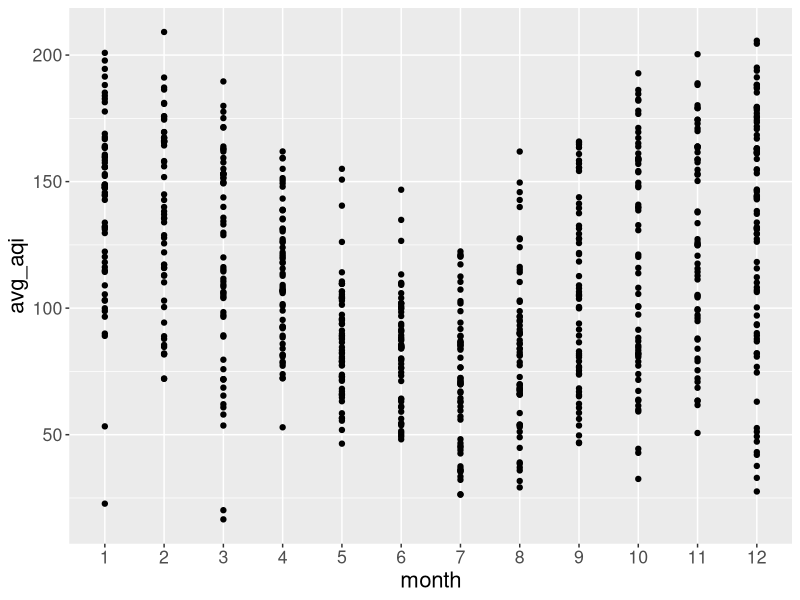
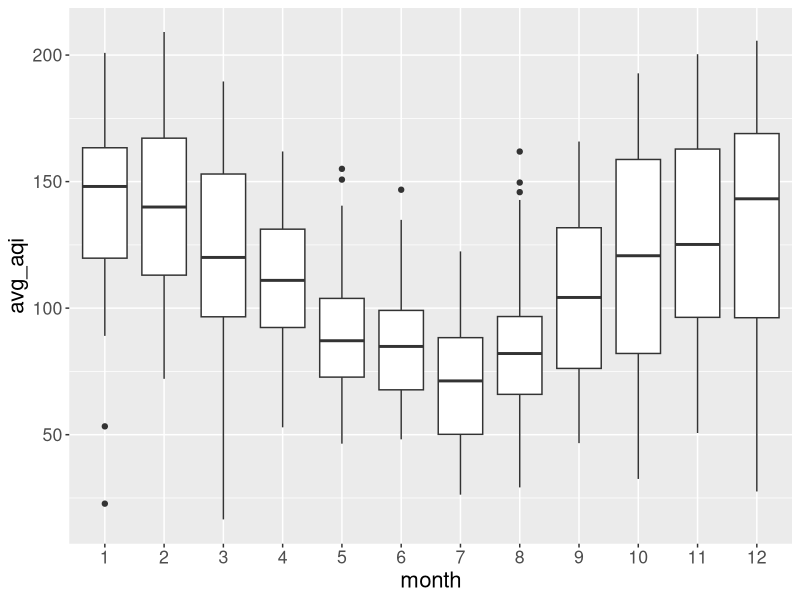
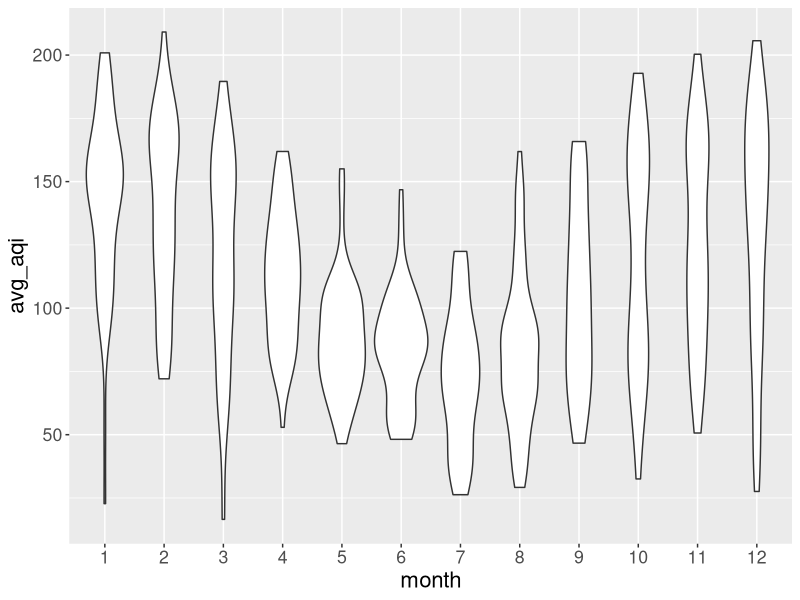
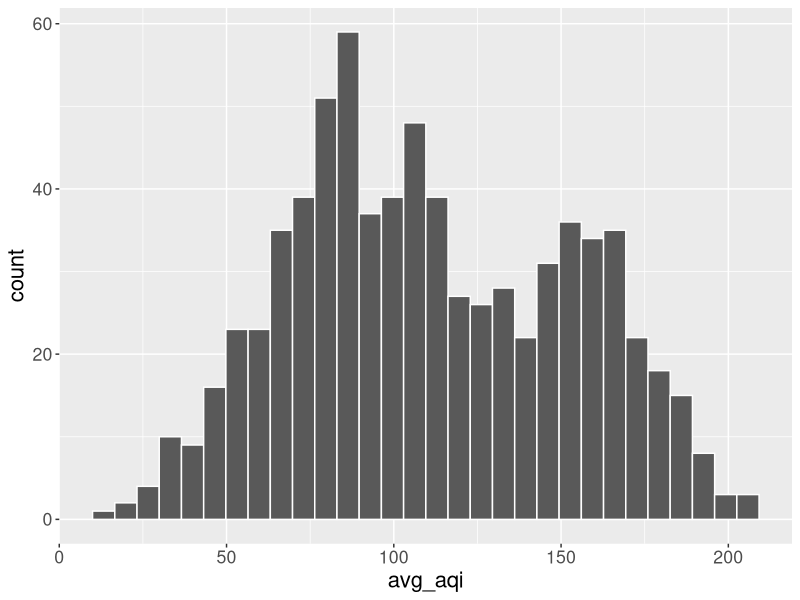
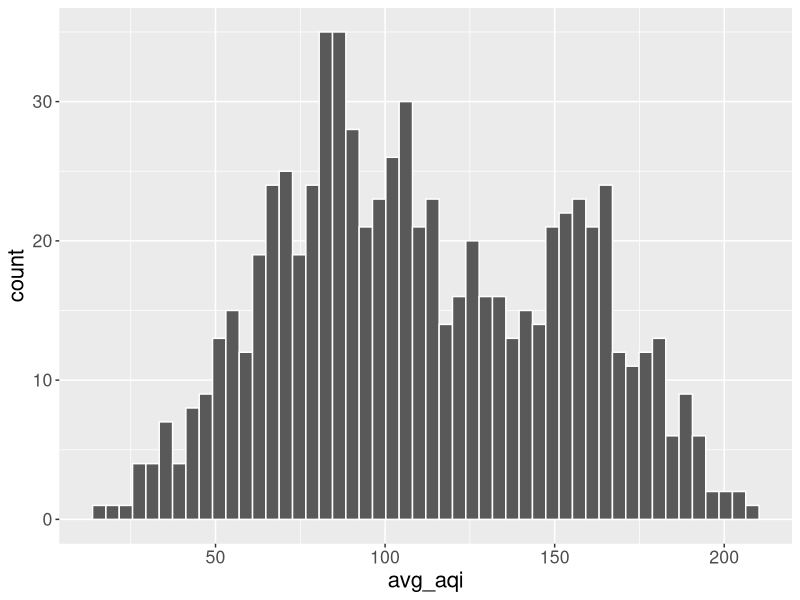
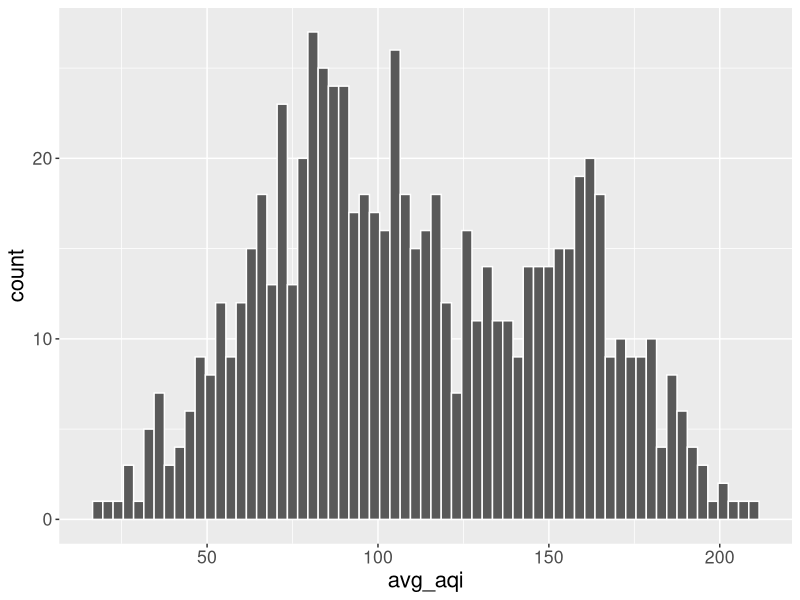
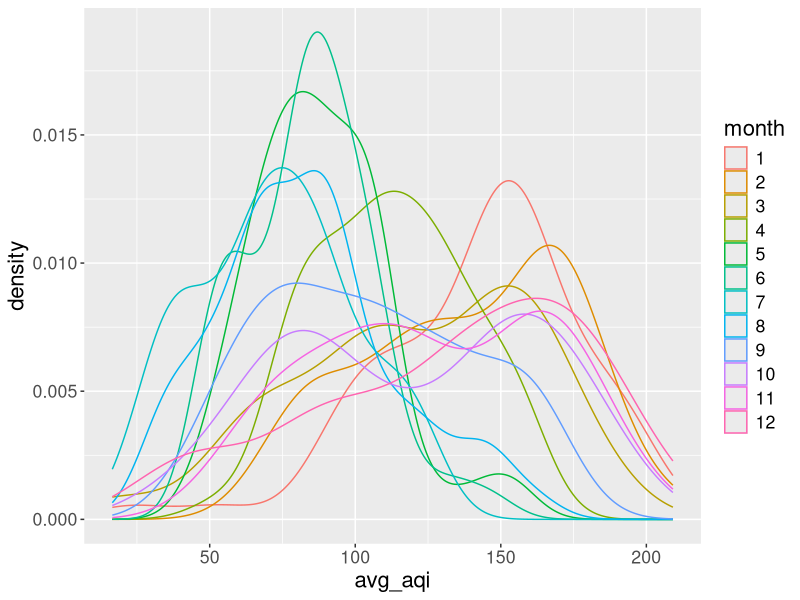
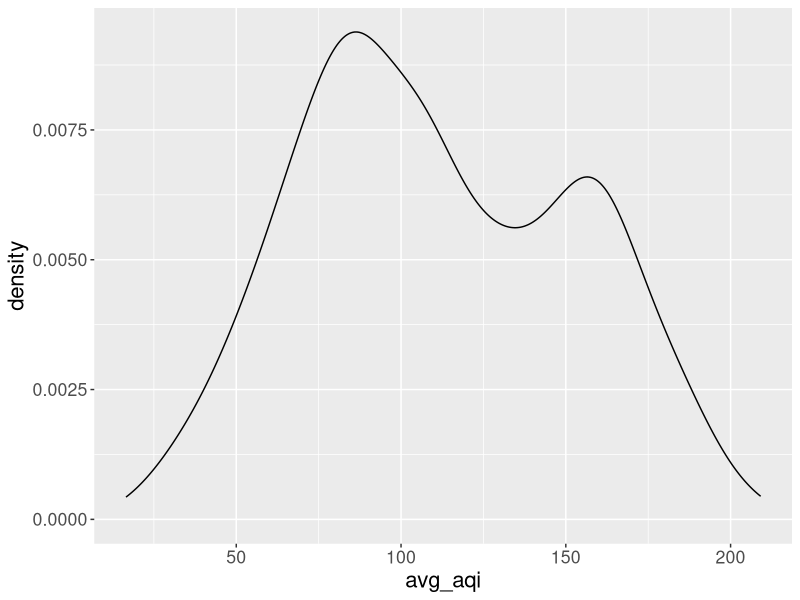

Here is the R script that generated these plots, in order:
## ---- chunk 1
options(htmltools.dir.version = FALSE, width = 90)
# knitr::opts_chunk$set(comment = "", message = FALSE, warning = FALSE, dev = "svg", fig.align = "center")
knitr::opts_chunk$set(fig.width=4.25, fig.height=3.5, fig.retina=3, fig.align = "center",
                      message=FALSE, warning=FALSE, cache = TRUE, 
                      autodep = TRUE, hiline=TRUE, dev = "svg")
library(readr)
library(dplyr)
library(ggplot2)
## ---- chunk 2
air_quality <- read_csv("air-quality.csv")
weather <- read_csv("hanoi_weather_history.csv")

air_quality <- air_quality %>%
    group_by(date, year, month, day) %>%
    summarise(avg_aqi = mean(aqi, na.rm = TRUE)) %>%
    ungroup() %>%
    left_join(
        select(weather, date, min_temp, max_temp,
               max_steady_wind, description)
        )

air_quality <- air_quality %>%
    mutate(month = factor(month),
           year = factor(year),
           day = factor(day))
## ---- chunk 3
knitr::kable(air_quality, format = "html")
## ---- chunk 4

## ---- chunk 5

## ---- chunk 6

## ---- chunk 7

## ---- chunk 8

## ---- chunk 9

## ---- chunk 10

## ---- chunk 11

## ---- chunk 12

## ---- chunk 13

## ---- chunk 14
head(colors(), 30) # print out the first 30 colors
## ---- chunk 15

## ---- chunk 16

## ---- chunk 17

## ---- chunk 18

## ---- chunk 19

## ---- chunk 20

## ---- chunk 21

## ---- chunk 22

## ---- chunk 23
ggplot(air_quality, aes(month, avg_aqi)) +
    geom_point() +
    theme(text = element_text(size = 16))
## ---- chunk 24
ggplot(air_quality, aes(month, avg_aqi)) +
    geom_boxplot() +
    theme(text = element_text(size = 16))
## ---- chunk 25
ggplot(air_quality, aes(month, avg_aqi)) +
    geom_violin() +
    theme(text = element_text(size = 16))
## ---- chunk 26
ggplot(air_quality, aes(x = avg_aqi)) +
    geom_histogram(color = "white") +
    theme(text = element_text(size = 16))
## ---- chunk 27
ggplot(air_quality, aes(x = avg_aqi)) +
    geom_histogram(color = "white", bins = 50) +
    theme(text = element_text(size = 16))
## ---- chunk 28
ggplot(air_quality, aes(x = avg_aqi)) +
    geom_histogram(color = "white", binwidth = 3) +
    theme(text = element_text(size = 16))
## ---- chunk 29
ggplot(air_quality, aes(x = avg_aqi, color = month)) +
    geom_density() +
    theme(text = element_text(size = 16))
## ---- chunk 30
ggplot(air_quality, aes(x = avg_aqi)) +
    geom_density() +
    theme(text = element_text(size = 16))
## ---- chunk 31
ggplot(air_quality, aes(x = avg_aqi, color = month)) +
    geom_density() +
    theme(text = element_text(size = 16))
## ---- chunk 32
ggplot(air_quality, aes(x = avg_aqi, group = month)) +
    geom_density() +
    theme(text = element_text(size = 16))
## ---- chunk 33
ggplot(air_quality) +
    geom_point(aes(min_temp, avg_aqi)) +
    geom_line(aes(min_temp, avg_aqi)) +
    theme(text = element_text(size = 16))
## ---- chunk 34
ggplot(air_quality, aes(min_temp, avg_aqi)) +
    geom_point() +
    geom_line() +
    theme(text = element_text(size = 16))
## ---- chunk 35
ggplot(air_quality, aes(min_temp, avg_aqi)) +
    geom_point(aes(color = month)) +
    geom_line() +
    theme(text = element_text(size = 16))
## ---- chunk 36
ggplot(air_quality, aes(min_temp, avg_aqi)) +
    geom_point(aes(color = month)) +
    geom_line(data = filter(air_quality, min_temp < 20)) +
    theme(text = element_text(size = 16))
## ---- chunk 37
ggplot(air_quality, aes(date, avg_aqi)) +
    geom_line() +
    theme(text = element_text(size = 16))
## ---- chunk 38
ggplot(weather, aes(date, min_temp)) +
    geom_line() +
    theme(text = element_text(size = 16))
## ---- chunk 39
air_quality %>% 
    group_by(day, month) %>% 
    summarise(avg_aqi = median(avg_aqi, na.rm= TRUE)) %>% 
    ungroup() %>% 
    ggplot(aes(day, month, fill = avg_aqi)) +
    geom_tile() +
    theme(text = element_text(size = 16))
## ---- chunk 40
ggplot(air_quality, aes(min_temp, avg_aqi)) +
    geom_point() + 
    facet_wrap(~ description) +
    theme(text = element_text(size = 16))
## ---- chunk 41
ggplot(air_quality, aes(min_temp, avg_aqi)) +
    geom_point() + 
    facet_wrap(~ description, nrow = 3) +
    theme(text = element_text(size = 16))
## ---- chunk 42
ggplot(air_quality, aes(min_temp, avg_aqi)) +
    geom_point() + facet_grid(year ~ month) +
    theme(text = element_text(size = 16))
## ---- chunk 43
ggplot(air_quality, aes(max_steady_wind, avg_aqi)) +
    geom_point() +
    facet_wrap(~ month) +
    theme(text = element_text(size = 16))
## ---- chunk 44
ggplot(air_quality, aes(max_steady_wind, avg_aqi)) +
    geom_point() +
    facet_grid(year ~ month) +
    theme(text = element_text(size = 16))
## ---- chunk 45
ggplot(air_quality, aes(max_steady_wind, avg_aqi)) +
    geom_point() +
    facet_grid(. ~ month)
    theme(text = element_text(size = 16))
## ---- chunk 46
ggplot(air_quality, aes(max_steady_wind, avg_aqi)) +
    geom_point() +
    facet_grid(month ~ .) +
    theme(text = element_text(size = 16))
## ---- chunk 47
ggplot(air_quality, aes(max_steady_wind, avg_aqi)) +
    geom_point() +
    facet_wrap(year ~ month) +
    theme(text = element_text(size = 16))
## ---- chunk 48
ggplot(air_quality, aes(x = min_temp, y = avg_aqi)) +
    geom_point(size = 3, alpha = 0.6, color = "#003366") +
    labs(title = "Scatter plot of AQI and Temperature in Hanoi",
         subtitle = "Daily measurement from 2015 to 2017",
         x = "Min Temperature (Ceilcus)",
         y = "Air Quality Index") +
    theme(text = element_text(size = 16))
## ---- chunk 49
categorise_aqi <- function(x, impute) {
    x[is.na(x)] <- impute
    x <- ceiling(x)
    if (x <= 50) return("Good")
    if (x >= 51 & x <= 100) return("Moderate")
    if (x >= 101 & x <= 150) return("Unhealthy for sensitive groups")
    if (x >= 151 & x <= 200) return("Unhealthy")
    if (x >= 201 & x <= 300) return("Very unhealthy")
    if (x > 300) return("Hazardous")
}
air_quality <- air_quality %>%
    mutate(aqi_categ = sapply(avg_aqi, categorise_aqi, median(air_quality$avg_aqi, na.rm = TRUE)))

air_quality <- air_quality %>%
    mutate(aqi_categ = factor(aqi_categ))
## ---- chunk 50
ggplot(air_quality, aes(year, fill = aqi_categ)) +
    geom_bar() +
    theme(text = element_text(size = 16)) +
    theme(legend.position = "top", legend.title = element_blank())
## ---- chunk 51
ggplot(air_quality, aes(year, fill = aqi_categ)) +
    geom_bar(position = "dodge") +
    theme(text = element_text(size = 16)) +
    theme(legend.position = "top", legend.title = element_blank())
## ---- chunk 52
ggplot(air_quality, aes(year, fill = aqi_categ)) +
    geom_bar(position = "dodge") +
    theme(text = element_text(size = 16)) +
    theme_bw() +
    theme(text = element_text(size = 16)) +
    theme(legend.position = "top", legend.title = element_blank())
## ---- chunk 53
ggplot(air_quality, aes(year, fill = aqi_categ)) +
    geom_bar(position = "dodge") +
    theme_bw() +
    scale_fill_manual(values = c("forestgreen", "yellow",
                                 "orange", "red",
                                 "purple", "brown")) +
    theme(text = element_text(size = 16)) +
    theme(legend.position = "top", legend.title = element_blank())
## ---- chunk 54
ggplot(air_quality, aes(factor(1), fill = aqi_categ)) +
    geom_bar(width = 1) +
    theme_bw() +
    scale_fill_manual(values = c("forestgreen", "yellow",
                                 "orange", "red",
                                 "purple", "brown")) +
    coord_polar(theta = "y") +
    labs(x = NULL, y = NULL) +
    theme(panel.border = element_blank()) +
    theme(text = element_text(size = 16)) +
    theme(legend.position = "top", legend.title = element_blank())
